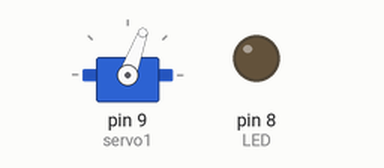
Bench run of a sketch on a simulated Arduino Uno, built with avr-gcc and run on an emulated ATmega328P. On the bench: servo, output pins drawn as LEDs (lit = HIGH). What the sketch prints to the serial monitor is not drawn.

Above: at 0.05 s.
At 1.25 s:
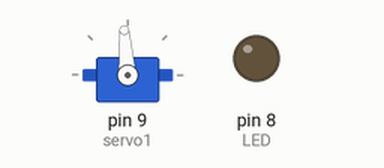
At 2.25 s:
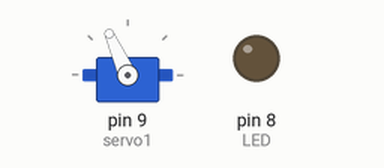
At 4.45 s:
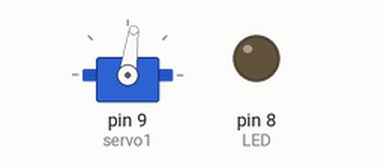
Timing chart, 0 to 7.2 s (numbered marks = the images above):
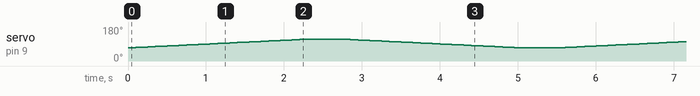

The sketch:

servodummy.ino
```cpp
#include <Servo.h>

Servo servo1;


int LED = 8;
int BTN = 2;

int pos1 = 0;

int minp = 70;
int maxp = 115;

void setup() {

  servo1.attach(9);

  pinMode(LED,OUTPUT);
  pinMode(BTN,INPUT_PULLUP);

  Serial.begin(9600);
  Serial.println("Ready");


}

void loop() {


  for(pos1 = minp; pos1 < maxp; pos1++){
    servo1.write(pos1);
    delay(50);
  }
  delay(500);
  for(pos1 = maxp; pos1  > minp; pos1--){
    servo1.write(pos1);
    delay(50);
  }
  delay(500);

}
```
